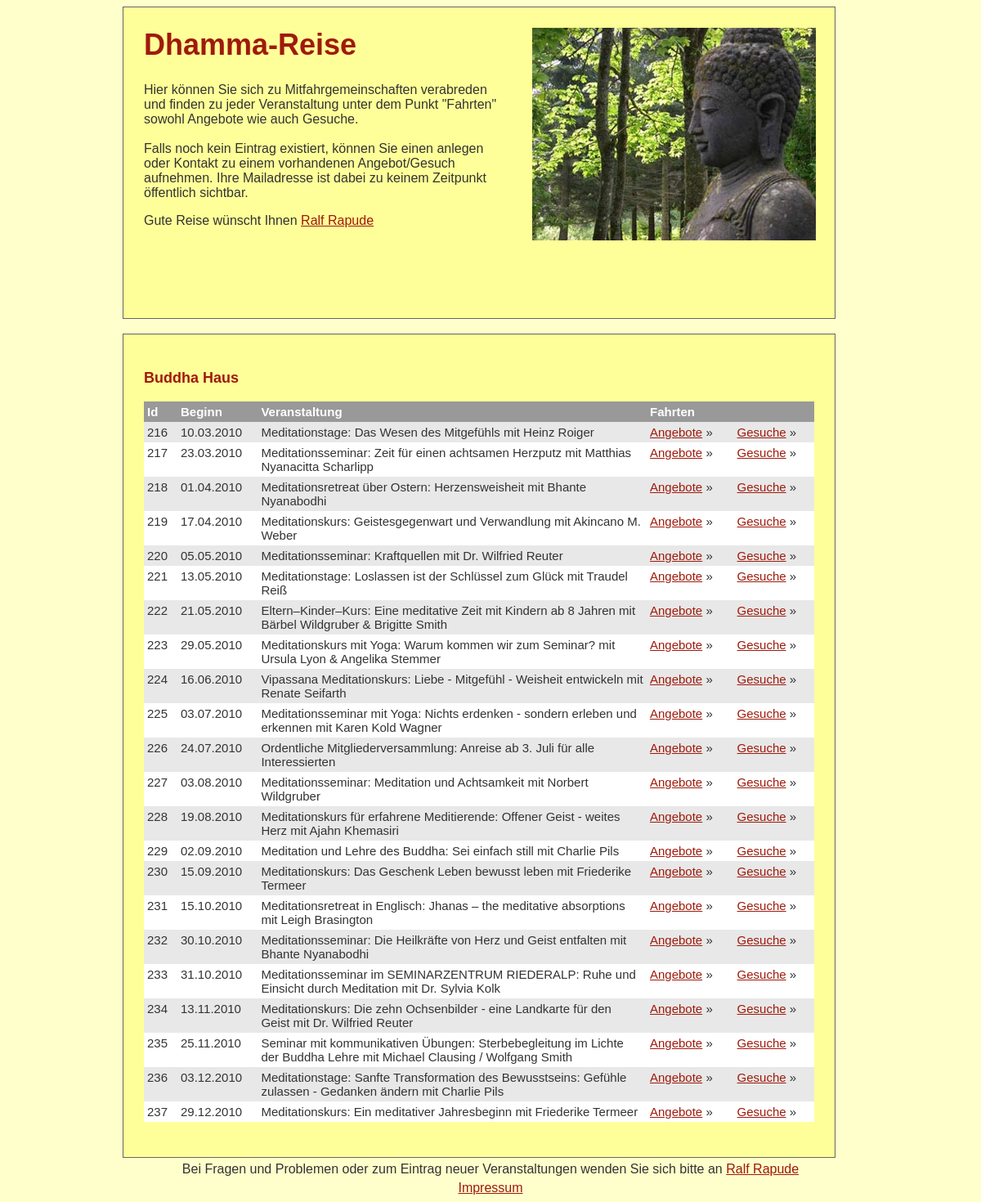
The page /index.php?centreIdent=buddha_haus on the database its author committed.
### tables this page shows
CREATE TABLE `centre` (
  `id` int(11) NOT NULL auto_increment,
  `name` varchar(55) NOT NULL,
  `str_identifier` varchar(55) NOT NULL,
  `city` varchar(55) NOT NULL,
  PRIMARY KEY  (`id`),
  UNIQUE KEY `ctr_name` (`name`)
);

CREATE TABLE `event` (
  `id` int(11) NOT NULL auto_increment,
  `title` varchar(500) NOT NULL,
  `destination` varchar(200) NOT NULL,
  `ev_date` date NOT NULL,
  `centre_fk` varchar(20) NOT NULL,
  `centre_id` varchar(55) NOT NULL,
  PRIMARY KEY  (`id`)
);

### logic/config.inc.php (called while the page is built)
<?php
$config['server'] = "localhost";
$config['user'] = "";
$config['pass'] = "";
$config['database'] = "";
$config['tablePrefix'] = "trf_";
?>

### logic/Centre.class.php (called while the page is built, shortened)
<?php
require 'Database.class.php';
class Centre {
	public function getCentreByStrIdent($centreIdent) {
		$sql = "select * from centre where str_identifier='$centreIdent'";
		$db  = new Database();
		$db->connect();
		$centre = $db->query_first($sql);
		return $centre;
	}
}
?>

### logic/Database.class.php (called while the page is built, shortened)
<?php
class Database {
var $server   = "";
var $user     = "";
var $pass     = "";
var $record = array();
var $link_id = 0;
var $query_id = 0;
function Database(){
	require 'config.inc.php';
	$this->server   = $config['server'];
	$this->user     = $config['user'];
	$this->pass     = $config['pass'];
	$this->database = $config['database'];
}
function connect() {
	$this->link_id=@mysql_connect($this->server,$this->user,$this->pass);
	$this->server='';
	$this->user='';
	$this->pass='';
}
function query($sql) {
	$this->query_id = @mysql_query($sql, $this->link_id);
	return $this->query_id;
}
function fetch_array($query_id=-1) {
	if ($query_id!=-1) {
		$this->query_id=$query_id;
	}
	if (isset($this->query_id)) {
		$this->record = @mysql_fetch_assoc($this->query_id);
	}else{
		$this->oops("Invalid query_id: $this->query_id Records could not be fetched.");
	}
	if($this->record){
		$this->record=array_map("stripslashes", $this->record);
	}
	return $this->record;
}
function fetch_all_array($sql) {
	$query_id = $this->query($sql);
	$out = array();
	while ($row = $this->fetch_array($query_id, $sql)){
		$out[] = $row;
	}
	return $out;
}
function free_result($query_id=-1) {
	if ($query_id!=-1) {
		$this->query_id=$query_id;
	}
}
function query_first($query_string) {
	$query_id = $this->query($query_string);
	$out = $this->fetch_array($query_id);
	return $out;
}
}
?>

### logic/Event.class.php (called while the page is built, shortened)
<?php
class Event {
	public function getEventsByCentreIdent($centreIdent) {
		$sql = "select * from event where centre_fk='$centreIdent'order by ev_date asc";
		$db  = new Database();
		$db->connect();
		$events = $db->fetch_all_array($sql);
		return $events;
	}
}
?>

### layout_inc/centre-table.inc.php (the view)
 <h3><?php
 echo $oneCentre['name'];
 ?></h3>
 <?php
   $events    = new Event();
   $allEvents = $events->getEventsByCentreIdent($centreIdent);
   $counter   = 0;
   if (sizeOf($allEvents) == 0) {
   	echo "<b>Keine Veranstaltungen eingetragen</b>";
   } else {
 ?>
         <table width="100%" border="0" cellpadding="4" cellspacing="0">
           <colgroup>
             <col width="5%">
             <col width="12%">
             <col width="58%">
             <col width="13%">
           </colgroup>
           <tr>
             <th>Id</th>
             <th>Beginn</th>
             <th>Veranstaltung</th>
             <th colspan="2">Fahrten</th>
           </tr>
           <tr>
           <?php
           foreach ($allEvents as $oneEvent) {
           	$counter++;
           ?>
           <tr class=
           <?php
          if ($counter % 2 != 0) {
           	echo '"odd"';
          } else {
          	echo '"even"';
          }
           ?>>
             <td><?php echo $oneEvent['id']?></td>
             <td><?php echo date("d.m.Y",strtotime($oneEvent['ev_date'])) ?></td>
             <td><?php echo $oneEvent['title']?></td>
             <td>
             <a href="all_transfer.php?eventId=<?php echo $oneEvent['id']?>&centreId=<?php echo $oneCentre['id']?>&mode=offer&<?=SID?>" class="event">Angebote</a> &raquo;</td>
             <td>
             <a href="all_transfer.php?eventId=<?php echo $oneEvent['id']?>&centreId=<?php echo $oneCentre['id']?>&mode=request&<?=SID?>" class="event">Gesuche</a> &raquo;</td>
           </tr>
           <?php
           }
           ?>
         </table>
         <br/>
<?php
   }
?>

### css/style.css (style rules this page uses)
body { background-color: #FFFFCC; font-family: "Trebuchet MS", Arial, Tahoma, Verdana, sans-serif; color:#333; text-align: center; }
A:link, A:active, A:visited, A:hover { color:#9f1a0b; text-decoration:underline; }
A.event:link, A.event:active, A.event:visited, A.event:hover { color:#9f1a0b; text-decoration:underline; }
H3 { font-size:18px; margin:0 0 25 0; color:#9f1a0b; }
TABLE, TR, TD, TH { font: 15px "Trebuchet MS", Arial, Tahoma, Verdana, sans-serif; vertical-align:top; border-spacing: 0px; border-style: none; border-collapse: collapse; color:#333; }
TH { text-align:left; color:#fff; background-color: #999; font-weight:700; }
TR.odd { background-color: #E8E8E8; }
TR.even { background-color: #fff; }

### rows shown on the page
centre: name "Buddha Haus"
event: id "216", ev_date "10.03.2010", title "Meditationstage: Das Wesen des Mitgefühls mit Heinz Roiger"
event: id "217", ev_date "23.03.2010", title "Meditationsseminar: Zeit für einen achtsamen Herzputz mit Matthias Nyanacitta Scharlipp"
event: id "218", ev_date "01.04.2010", title "Meditationsretreat über Ostern: Herzensweisheit mit Bhante Nyanabodhi"
event: id "219", ev_date "17.04.2010", title "Meditationskurs: Geistesgegenwart und Verwandlung mit Akincano M. Weber"
event: id "220", ev_date "05.05.2010", title "Meditationsseminar: Kraftquellen mit Dr. Wilfried Reuter"
event: id "221", ev_date "13.05.2010", title "Meditationstage: Loslassen ist der Schlüssel zum Glück mit Traudel Reiß"
event: id "222", ev_date "21.05.2010", title "Eltern–Kinder–Kurs: Eine meditative Zeit mit Kindern ab 8 Jahren mit Bärbel Wildgruber & Brigitte Smith"
event: id "223", ev_date "29.05.2010", title "Meditationskurs mit Yoga: Warum kommen wir zum Seminar? mit Ursula Lyon & Angelika Stemmer"
event: id "224", ev_date "16.06.2010", title "Vipassana Meditationskurs: Liebe - Mitgefühl - Weisheit entwickeln mit Renate Seifarth"
event: id "225", ev_date "03.07.2010", title "Meditationsseminar mit Yoga: Nichts erdenken - sondern erleben und erkennen mit Karen Kold Wagner"
event: id "226", ev_date "24.07.2010", title "Ordentliche Mitgliederversammlung: Anreise ab 3. Juli für alle Interessierten"
event: id "227", ev_date "03.08.2010", title "Meditationsseminar: Meditation und Achtsamkeit mit Norbert Wildgruber"
event: id "228", ev_date "19.08.2010", title "Meditationskurs für erfahrene Meditierende: Offener Geist - weites Herz mit Ajahn Khemasiri"
event: id "229", ev_date "02.09.2010", title "Meditation und Lehre des Buddha: Sei einfach still mit Charlie Pils"
event: id "230", ev_date "15.09.2010", title "Meditationskurs: Das Geschenk Leben bewusst leben mit Friederike Termeer"
event: id "231", ev_date "15.10.2010", title "Meditationsretreat in Englisch: Jhanas – the meditative absorptions mit Leigh Brasington"
event: id "232", ev_date "30.10.2010", title "Meditationsseminar: Die Heilkräfte von Herz und Geist entfalten mit Bhante Nyanabodhi"
event: id "233", ev_date "31.10.2010", title "Meditationsseminar im SEMINARZENTRUM RIEDERALP: Ruhe und Einsicht durch Meditation mit Dr. Sylvia Kolk"
event: id "234", ev_date "13.11.2010", title "Meditationskurs: Die zehn Ochsenbilder - eine Landkarte für den Geist mit Dr. Wilfried Reuter"
event: id "235", ev_date "25.11.2010", title "Seminar mit kommunikativen Übungen: Sterbebegleitung im Lichte der Buddha Lehre mit Michael Clausing / Wolfgang Smith"
event: id "236", ev_date "03.12.2010", title "Meditationstage: Sanfte Transformation des Bewusstseins: Gefühle zulassen - Gedanken ändern mit Charlie Pils"
event: id "237", ev_date "29.12.2010", title "Meditationskurs: Ein meditativer Jahresbeginn mit Friederike Termeer"
